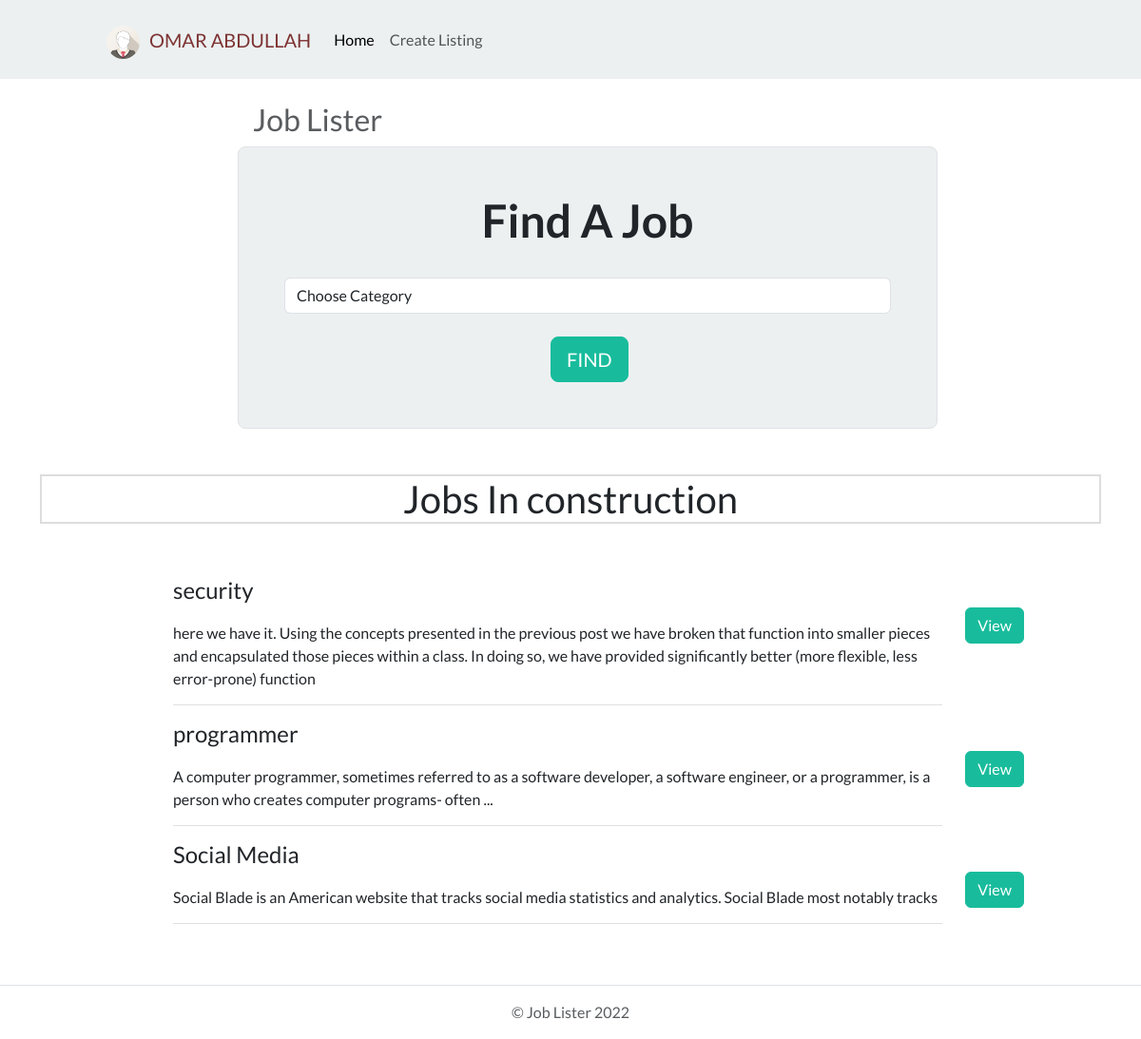
/index.php?category=3, run on the app's committed database.
### tables this page shows
CREATE TABLE `jobs` (
  `id` int(11) NOT NULL,
  `category_id` int(11) NOT NULL,
  `company` varchar(255) NOT NULL,
  `job_title` varchar(255) NOT NULL,
  `description` varchar(255) NOT NULL,
  `salary` varchar(255) NOT NULL,
  `location` varchar(255) NOT NULL,
  `contact_user` varchar(255) NOT NULL,
  `contact_email` varchar(255) NOT NULL,
  `post_date` timestamp NOT NULL DEFAULT current_timestamp()
);

### lib/Template.php (called while the page is built, shortened)
<?php
class Template {
    protected $template;
    public function __construct($template) {
        $this->template = $template ;
    }
    public function __toString() {
        include basename($this->template);
        return ob_get_clean();
    }
}

### lib/Database.php (called while the page is built, shortened)
<?php
class Database {
    private $host = DB_HOST;
    private $user = DB_USER;
    private $pass = DB_PASS;
    private $dbname = DB_NAME;
    private $dbh;
    private $stmt;
    public function __construct() {
        $dsn = "mysql:host=" . $this->host . ";dbname=" . $this->dbname;
        $options = array(
            PDO::ATTR_PERSISTENT => true ,
            PDO::ATTR_ERRMODE => PDO::ERRMODE_EXCEPTION
        );
        try {
            $this->dbh = new PDO($dsn, $this->user, $this->pass, $options);
        } catch (PDOException $e) {
            $this->error = $e->getMessage();
        }
    }
        public function query($query) {
            $this->stmt = $this->dbh->prepare($query);
        }
        public function bind($param, $value, $type = null) {
            if (is_null($type)) {
                switch(true){
                    default :
                        $type = PDO::PARAM_STR;
                }
            }
            $this->stmt->bindValue($param,$value,$type);
        }
        public function execute() {
            return $this->stmt->execute();
        }
        public function resultSet() {
            $this->execute();
            return $this->stmt->fetchAll(PDO::FETCH_OBJ);
        }
}

### lib/Job.php (called while the page is built, shortened)
<?php
class Job {
    private $db;
    public function __construct() {
        $this->db = new Database();
    }
    public function getCategories() {
        $this->db->query("SELECT * FROM categories");
        $results = $this->db->resultSet();
        return $results;
    }
    public function getByCategory($category) {
        $this->db->query("SELECT jobs.*, categories.name AS cname
                        FROM jobs
                        INNER JOIN categories
                        ON jobs.category_id = categories.id
                        WHERE jobs.category_id = $category
                        ORDER BY post_date DESC
                        ");
        $results = $this->db->resultSet();
        return $results;
    }
    public function getCategory($category_id) {
        $this->db->query("SELECT * FROM categories WHERE id =
        :category_id");
        $this->db->bind(':category_id', $category_id);
        $row = $this->db->single();
        return $row;
    }
}

### template/frontpage.php (the view, shortened to what this page needs)
<?php include 'include/header.php';?>
<main>
  <div class="container py-4">
    <h3 class="text-muted" style="margin-left:7em;"><?php echo SITE_TITLE; ?> </h3>
    <div class="row align-items-md-stretch">
      <div class="col-md-8" style="margin-left:13em">
        <div class="h-100 p-5 bg-light border rounded-3">
        <h1 class="display-5 fw-bold" style="text-align:center">Find A Job</h1><br>
        <form action="index.php" method="GET">
            <select name="category" class="form-control">
                <option value="0">Choose Category</option>
            </select><br>
            <input type="submit" class="btn btn-lg btn-success" value="FIND" style="margin-left:14em;">
        </form>
        </div>
      </div>
    </div><br><br>
    <h2 style="text-align:center; border:2px solid #ddd;"><?php echo $title; ?></h2><br><br>
    <?php foreach($jobs as $job): ?>
    <div class="row marketing" style="margin-left:8em;">
        <div class="col-md-10">
            <h4><?php echo $job->job_title; ?></h4>
            <p style="padding: 10px 0px 15px 0px;border-bottom: 1px solid #e0e0e0;"><?php echo $job->description; ?></p>
        </div>
        <div class="col-md-2">
            <a class="btn btn-success" href="job.php?id=<?php echo $job->id;?>" style="margin-top:2em;">View</a>
        </div><br>
    </div>
    <?php endforeach; ?>
</main>
<?php include 'include/footer.php'; ?>

### data on the page
jobs: job_title "security", description "here we have it. Using the concepts presented in the previous post we have broken that function into smaller pieces and encapsulated those pieces within a class. In doing so, we have provided significantly better (more flexible, less error-prone) function"
jobs: job_title "programmer", description "A computer programmer, sometimes referred to as a software developer, a software engineer, or a programmer, is a person who creates computer programs- often ..."
jobs: job_title "Social Media", description "Social Blade is an American website that tracks social media statistics and analytics. Social Blade most notably tracks"

### other printed values
SITE_TITLE "Job Lister"
$title "Jobs In construction"
